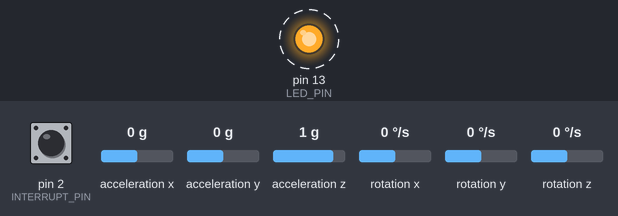
Recording of a sketch running on a simulated Arduino Uno, built with avr-gcc and run on an emulated ATmega328P. Shown: output pins drawn as LEDs (lit = HIGH). Dashed ring = blinking. Inputs (shaded band) come from the test bench; at power-on: pin 2 (INTERRUPT_PIN) LOW, acceleration x 0 g, acceleration y 0 g, acceleration z 1 g, rotation x 0 °/s, rotation y 0 °/s, rotation z 0 °/s. The sensor or clock chip raises its interrupt line as the real part does; what the sketch prints to the serial monitor is not drawn.

Above: at 0.56 s.
Timing chart, 0 to 3.5 s (numbered marks = the images above):
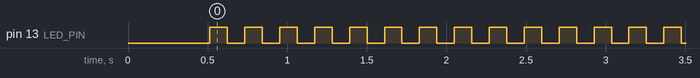

The sketch:

accelerometer_data.ino
```cpp
//Below is Arduino Code to fetch quaternion values from MPU6050

#include "I2Cdev.h"
#include "MPU6050_6Axis_MotionApps20.h"

MPU6050 mpu;
Quaternion q;

volatile bool mpuInterrupt = false; // indicates whether MPU interrupt pin has gone high

bool dmpReady = false;     // set true if DMP init was successful
uint8_t mpuIntStatus;      // holds actual interrupt status byte from MPU
uint16_t packetSize;       // expected DMP packet size (default is 42 bytes)
uint8_t fifoBuffer[64];    // FIFO storage buffer

#define INTERRUPT_PIN 2  // use pin 2 on Arduino Uno & most boards
#define LED_PIN 13 // (Arduino is 13, Teensy is 11, Teensy++ is 6)
bool blinkState = false;

void dmpDataReady() {
    mpuInterrupt = true;
}

void setup() {
    Serial.begin(115200);
    while (!Serial);

    Serial.println("Initializing I2C devices...");
    mpu.initialize();

    pinMode(INTERRUPT_PIN, INPUT);

    Serial.println("Testing device connections...");
    Serial.println(mpu.testConnection() ? "MPU6050 connection successful" : "MPU6050 connection failed");

    Serial.println("Initializing DMP...");
    if (mpu.dmpInitialize() == 0) {
        mpu.CalibrateAccel(6);
        mpu.CalibrateGyro(6);
        mpu.setDMPEnabled(true);

        attachInterrupt(digitalPinToInterrupt(INTERRUPT_PIN), dmpDataReady, RISING);
        mpuIntStatus = mpu.getIntStatus();

        dmpReady = true;
        packetSize = mpu.dmpGetFIFOPacketSize();
    } else {
        Serial.println("DMP Initialization failed");
    }

    pinMode(LED_PIN, OUTPUT);
}

void loop() {
    if (!dmpReady) return;
    if (mpu.dmpGetCurrentFIFOPacket(fifoBuffer)) {
        mpu.dmpGetQuaternion(&q, fifoBuffer);
        Serial.print(q.w); Serial.print(","); Serial.print(q.x); Serial.print(",");
        Serial.print(q.y); Serial.print(","); Serial.println(q.z);

        // blink LED to indicate activity
        blinkState = !blinkState;
        digitalWrite(LED_PIN, blinkState);
        delay(100);
    }
}
```

Measured:
- by itself, pin 13 (LED_PIN): alternates HIGH for 0.11 s and LOW for 0.11 s
